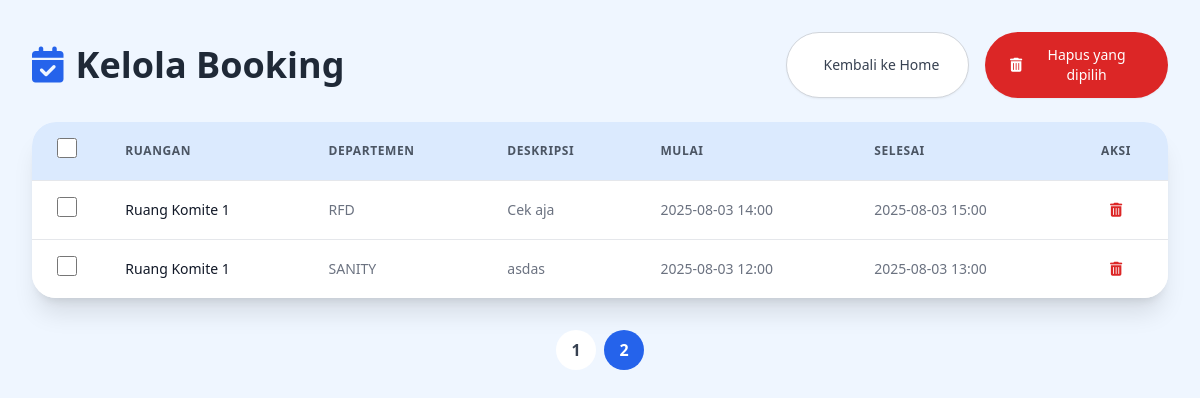
The page /admin/bookings?page=2 on the database as committed earlier.
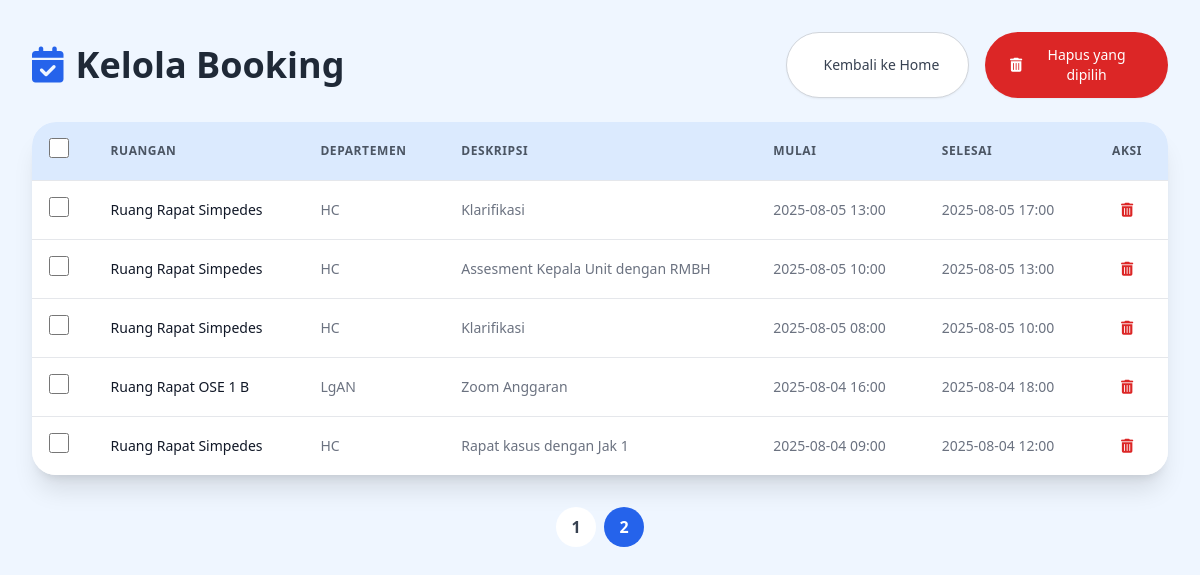
The same page on the database as committed later.
### app.py (models this page shows)
class Booking(db.Model):
    id = db.Column(db.Integer, primary_key=True)
    user = db.Column(db.String(100))
    username = db.Column(db.String(100))
    role = db.Column(db.String(50))
    department = db.Column(db.String(100))
    room_id = db.Column(db.Integer, db.ForeignKey('room.id'))
    start_time = db.Column(db.DateTime)
    end_time = db.Column(db.DateTime)
    description = db.Column(db.Text)
    room = db.relationship('Room', backref='bookings')

class Room(db.Model):
    id = db.Column(db.Integer, primary_key=True)
    name = db.Column(db.String(50), nullable=False)
    lantai = db.Column(db.String(10), nullable=True)

### app.py (the view)
@app.route('/admin/bookings')
def manage_bookings():
    page = request.args.get('page', 1, type=int)
    bookings = Booking.query.order_by(Booking.start_time.desc()).paginate(page=page, per_page=10)
    return render_template('admin_bookings.html', bookings=bookings)

### templates/admin_bookings.html (shortened to what this page needs)
<!DOCTYPE html>
<html lang="id">
<head>
    <script src="https://cdn.tailwindcss.com"></script>
    <link rel="stylesheet" href="https://cdnjs.cloudflare.com/ajax/libs/font-awesome/6.5.2/css/all.min.css" xintegrity="sha512-SnH5WK+bZxgPHs44uWIX+LLJAJ9/2PkPKZ5QiAj6Ta86w+fsb2k6+dENwR43Fq+dD2o1QjV+s3qQ" />
</head>
<body>
        <div class="bg-blue-50 min-h-screen p-4 sm:p-6 lg:p-8">
            <div class="max-w-7xl mx-auto">
                <div class="flex flex-col sm:flex-row justify-between items-start sm:items-center mb-6">
                    <h2 class="text-3xl sm:text-4xl font-bold text-gray-800 mb-4 sm:mb-0">
                        <i class="fa-solid fa-calendar-check text-blue-600 mr-3"></i>Kelola Booking
                    </h2>
                    <div class="flex flex-col sm:flex-row space-y-3 sm:space-y-0 sm:space-x-4 w-full sm:w-auto mt-4 sm:mt-0">
                        <a href="{{ url_for('home') }}" class="inline-flex items-center justify-center px-6 py-3 border border-gray-300 text-sm font-medium rounded-full shadow-sm text-gray-700 bg-white hover:bg-gray-50 transition-colors duration-300 w-full">
                             Kembali ke Home
                        </a>
                        <button type="button" id="bulk-delete-btn" class="inline-flex items-center justify-center px-6 py-3 border border-transparent text-sm font-medium rounded-full shadow-sm text-white bg-red-600 hover:bg-red-700 transition-colors duration-300 w-full">
                            <i class="fa-solid fa-trash-can mr-2"></i> Hapus yang dipilih
                        </button>
                    </div>
                </div>
            </div>
        <div class="bg-white rounded-3xl shadow-xl overflow-hidden">
            <div class="overflow-x-auto">
                <form id="bulk-delete-form" method="POST" action="{{ url_for('bulk_delete_bookings') }}">
                    <table class="min-w-full divide-y divide-gray-200">
                        <thead class="bg-blue-100">
                            <tr>
                                <th scope="col" class="p-4 text-center">
                                    <input type="checkbox" id="select-all" class="form-checkbox h-5 w-5 text-blue-600 rounded">
                                </th>
                                <th scope="col" class="px-6 py-4 text-left text-xs font-semibold text-gray-600 uppercase tracking-wider">Ruangan</th>
                                <th scope="col" class="hidden md:table-cell px-6 py-4 text-left text-xs font-semibold text-gray-600 uppercase tracking-wider">Departemen</th>
                                <th scope="col" class="hidden lg:table-cell px-6 py-4 text-left text-xs font-semibold text-gray-600 uppercase tracking-wider">Deskripsi</th>
                                <th scope="col" class="px-6 py-4 text-left text-xs font-semibold text-gray-600 uppercase tracking-wider">Mulai</th>
                                <th scope="col" class="hidden sm:table-cell px-6 py-4 text-left text-xs font-semibold text-gray-600 uppercase tracking-wider">Selesai</th>
                                <th scope="col" class="px-6 py-4 text-center text-xs font-semibold text-gray-600 uppercase tracking-wider">Aksi</th>
                            </tr>
                        </thead>
                        <tbody class="bg-white divide-y divide-gray-200">
                            {% for b in bookings.items %}
                            <tr>
                                <td class="p-4 text-center">
                                    <input type="checkbox" name="booking_ids" value="{{ b.id }}" class="form-checkbox h-5 w-5 text-blue-600 rounded">
                                </td>
                                <td class="px-6 py-4 whitespace-nowrap text-sm text-gray-900">{{ b.room.name }}</td>
                                <td class="hidden md:table-cell px-6 py-4 whitespace-nowrap text-sm text-gray-500">{{ b.department }}</td>
                                <td class="hidden lg:table-cell px-6 py-4 whitespace-nowrap text-sm text-gray-500 max-w-xs truncate">{{ b.description }}</td>
                                <td class="px-6 py-4 whitespace-nowrap text-sm text-gray-500">{{ b.start_time.strftime('%Y-%m-%d %H:%M') }}</td>
                                <td class="hidden sm:table-cell px-6 py-4 whitespace-nowrap text-sm text-gray-500">{{ b.end_time.strftime('%Y-%m-%d %H:%M') }}</td>
                                <td class="px-6 py-4 whitespace-nowrap text-right text-sm font-medium">
                                    <div class="flex justify-center items-center gap-2">
                                        <form id="delete-form-{{ b.id }}" action="{{ url_for('delete_booking', booking_id=b.id) }}" method="post">
                                            <button type="button" class="delete-single-btn text-red-600 hover:text-red-800 transition-colors duration-300" title="Hapus" data-booking-id="{{ b.id }}">
                                                <i class="fa-solid fa-trash-can"></i>
                                            </button>
                                        </form>
                                    </div>
                                </td>
                            </tr>
                            {% endfor %}
                        </tbody>
                    </table>
                </form>
            </div>
        </div>
        <nav aria-label="Pagination" class="mt-8">
            <ul class="flex justify-center space-x-2">
                {% for page_num in bookings.iter_pages(left_edge=1, right_edge=1, left_current=2, right_current=2) %}
                    {% if page_num %}
                        <li class="{% if page_num == bookings.page %}bg-blue-600 text-white{% else %}bg-white text-gray-700 hover:bg-blue-50{% endif %} rounded-full transition-colors duration-300">
                            <a class="flex items-center justify-center w-10 h-10 font-semibold" href="{{ url_for('manage_bookings', page=page_num) }}">{{ page_num }}</a>
                        </li>
                    {% else %}
                        <li class="w-10 h-10 flex items-center justify-center text-gray-500">
                            <span>…</span>
                        </li>
                    {% endif %}
                {% endfor %}
            </ul>
        </nav>
    </div>
</body>
</html>

Rows that differ between the two databases and show on the page:
removed Booking: room.name "Ruang Komite 1", department "RFD", description "Cek aja", start_time "2025-08-03 14:00", end_time "2025-08-03 15:00"
removed Booking: room.name "Ruang Komite 1", department "SANITY", description "asdas", start_time "2025-08-03 12:00", end_time "2025-08-03 13:00"
added Booking: room.name "Ruang Rapat Simpedes", department "HC", description "Klarifikasi", start_time "2025-08-05 13:00", end_time "2025-08-05 17:00"
now on this page (row unchanged): Booking: room.name "Ruang Rapat Simpedes", department "HC", description "Assesment Kepala Unit dengan RMBH", start_time "2025-08-05 10:00", end_time "2025-08-05 13:00"
added Booking: room.name "Ruang Rapat Simpedes", department "HC", description "Klarifikasi", start_time "2025-08-05 08:00", end_time "2025-08-05 10:00"
added Booking: room.name "Ruang Rapat OSE 1 B", department "LgAN", description "Zoom Anggaran", start_time "2025-08-04 16:00", end_time "2025-08-04 18:00"
added Booking: room.name "Ruang Rapat Simpedes", department "HC", description "Rapat kasus dengan Jak 1", start_time "2025-08-04 09:00", end_time "2025-08-04 12:00"
